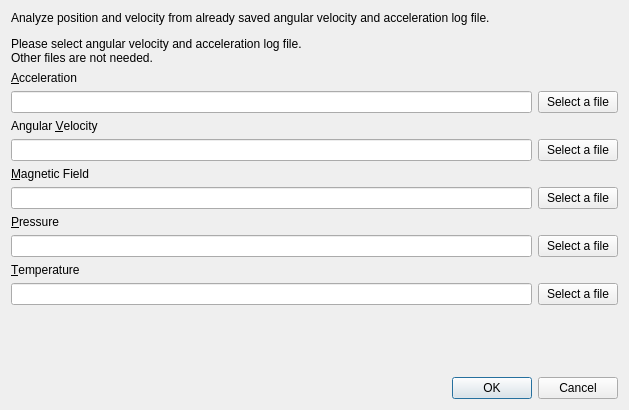
<?xml version="1.0" encoding="UTF-8"?>
<ui version="4.0">
 <class>AnalyzeFileDialog</class>
 <widget class="QDialog" name="AnalyzeFileDialog">
  <property name="geometry">
   <rect>
    <x>0</x>
    <y>0</y>
    <width>629</width>
    <height>410</height>
   </rect>
  </property>
  <property name="windowTitle">
   <string>Analyze file</string>
  </property>
  <layout class="QVBoxLayout" name="verticalLayout">
   <item>
    <widget class="QLabel" name="label">
     <property name="frameShadow">
      <enum>QFrame::Sunken</enum>
     </property>
     <property name="text">
      <string>&lt;html&gt;&lt;head/&gt;&lt;body&gt;&lt;p&gt;Analyze position and velocity from already saved angular velocity and acceleration log file.&lt;/p&gt;&lt;p&gt;Please select angular velocity and acceleration log file.&lt;br/&gt;Other files are not needed.&lt;/p&gt;&lt;/body&gt;&lt;/html&gt;</string>
     </property>
     <property name="wordWrap">
      <bool>false</bool>
     </property>
    </widget>
   </item>
   <item>
    <widget class="QLabel" name="label_2">
     <property name="text">
      <string>&amp;Acceleration</string>
     </property>
     <property name="buddy">
      <cstring>accButton</cstring>
     </property>
    </widget>
   </item>
   <item>
    <layout class="QHBoxLayout" name="horizontalLayout_2">
     <item>
      <widget class="QLineEdit" name="accFileEdit"/>
     </item>
     <item>
      <widget class="QPushButton" name="accButton">
       <property name="text">
        <string>Select a file</string>
       </property>
      </widget>
     </item>
    </layout>
   </item>
   <item>
    <widget class="QLabel" name="label_3">
     <property name="text">
      <string>Angular &amp;Velocity</string>
     </property>
     <property name="buddy">
      <cstring>gyroButton</cstring>
     </property>
    </widget>
   </item>
   <item>
    <layout class="QHBoxLayout" name="horizontalLayout">
     <item>
      <widget class="QLineEdit" name="gyroFileEdit"/>
     </item>
     <item>
      <widget class="QPushButton" name="gyroButton">
       <property name="text">
        <string>Select a file</string>
       </property>
      </widget>
     </item>
    </layout>
   </item>
   <item>
    <widget class="QLabel" name="label_4">
     <property name="text">
      <string>&amp;Magnetic Field</string>
     </property>
     <property name="buddy">
      <cstring>magButton</cstring>
     </property>
    </widget>
   </item>
   <item>
    <layout class="QHBoxLayout" name="horizontalLayout_4">
     <item>
      <widget class="QLineEdit" name="magFileEdit"/>
     </item>
     <item>
      <widget class="QPushButton" name="magButton">
       <property name="text">
        <string>Select a file</string>
       </property>
      </widget>
     </item>
    </layout>
   </item>
   <item>
    <widget class="QLabel" name="label_5">
     <property name="text">
      <string>&amp;Pressure</string>
     </property>
     <property name="buddy">
      <cstring>pressureButton</cstring>
     </property>
    </widget>
   </item>
   <item>
    <layout class="QHBoxLayout" name="horizontalLayout_3">
     <item>
      <widget class="QLineEdit" name="pressureFileEdit"/>
     </item>
     <item>
      <widget class="QPushButton" name="pressureButton">
       <property name="text">
        <string>Select a file</string>
       </property>
      </widget>
     </item>
    </layout>
   </item>
   <item>
    <widget class="QLabel" name="label_6">
     <property name="text">
      <string>&amp;Temperature</string>
     </property>
     <property name="buddy">
      <cstring>tempButton</cstring>
     </property>
    </widget>
   </item>
   <item>
    <layout class="QHBoxLayout" name="horizontalLayout_5">
     <item>
      <widget class="QLineEdit" name="tempFileEdit"/>
     </item>
     <item>
      <widget class="QPushButton" name="tempButton">
       <property name="text">
        <string>Select a file</string>
       </property>
      </widget>
     </item>
    </layout>
   </item>
   <item>
    <spacer name="verticalSpacer">
     <property name="orientation">
      <enum>Qt::Vertical</enum>
     </property>
     <property name="sizeHint" stdset="0">
      <size>
       <width>20</width>
       <height>1</height>
      </size>
     </property>
    </spacer>
   </item>
   <item>
    <widget class="QDialogButtonBox" name="buttonBox">
     <property name="orientation">
      <enum>Qt::Horizontal</enum>
     </property>
     <property name="standardButtons">
      <set>QDialogButtonBox::Cancel|QDialogButtonBox::Ok</set>
     </property>
    </widget>
   </item>
  </layout>
 </widget>
 <tabstops>
  <tabstop>accFileEdit</tabstop>
  <tabstop>accButton</tabstop>
  <tabstop>gyroFileEdit</tabstop>
  <tabstop>gyroButton</tabstop>
 </tabstops>
 <resources/>
 <connections>
  <connection>
   <sender>buttonBox</sender>
   <signal>rejected()</signal>
   <receiver>AnalyzeFileDialog</receiver>
   <slot>reject()</slot>
   <hints>
    <hint type="sourcelabel">
     <x>304</x>
     <y>400</y>
    </hint>
    <hint type="destinationlabel">
     <x>286</x>
     <y>188</y>
    </hint>
   </hints>
  </connection>
  <connection>
   <sender>buttonBox</sender>
   <signal>accepted()</signal>
   <receiver>AnalyzeFileDialog</receiver>
   <slot>okClicked()</slot>
   <hints>
    <hint type="sourcelabel">
     <x>367</x>
     <y>400</y>
    </hint>
    <hint type="destinationlabel">
     <x>368</x>
     <y>184</y>
    </hint>
   </hints>
  </connection>
 </connections>
 <slots>
  <slot>okClicked()</slot>
 </slots>
</ui>
